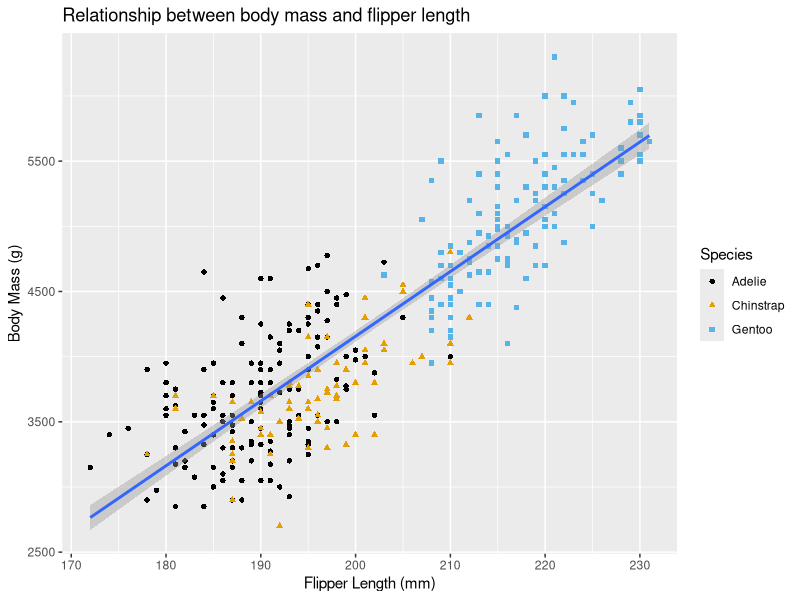
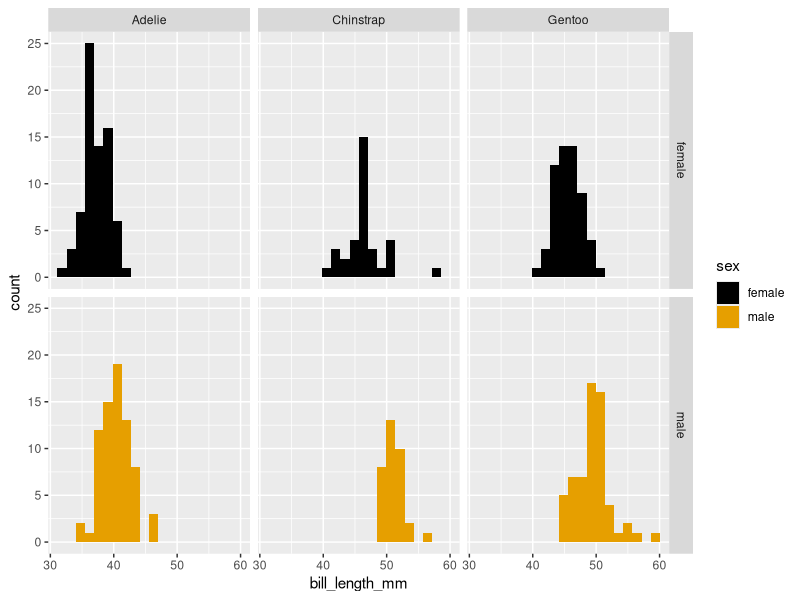
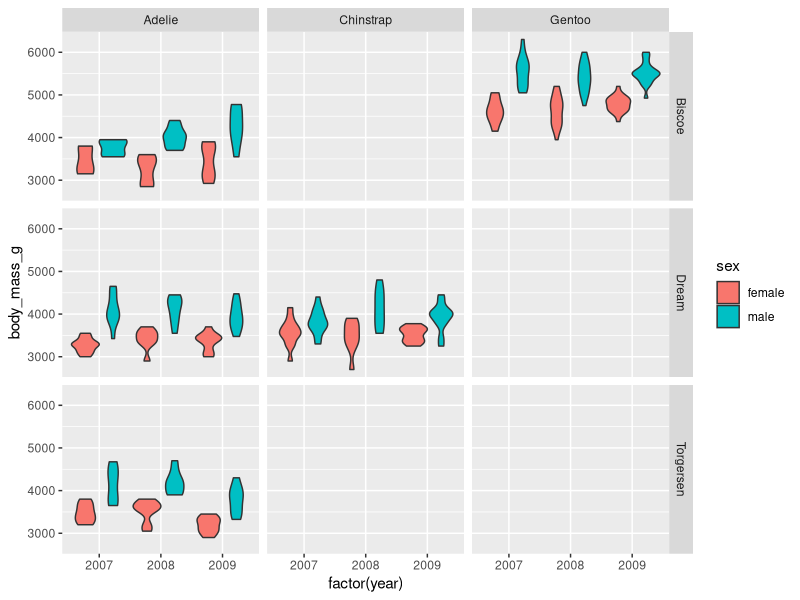
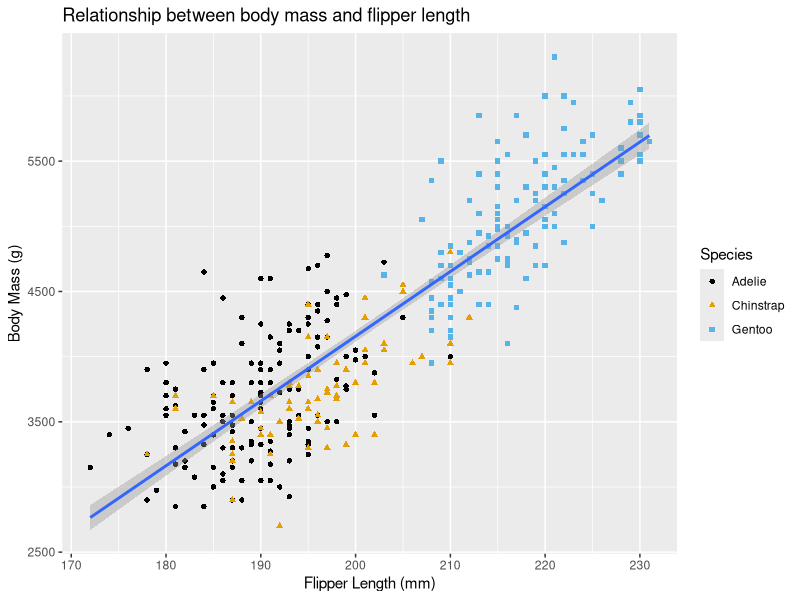

Write the R code that produced these figures, in order.
library(tidyverse)
library(palmerpenguins)
library(ggthemes)

?penguins
glimpse(penguins)

penguins[2:39 , c("island","species")]

penguins <- penguins
ggplot(penguins, aes(x=flipper_length_mm, y=body_mass_g)) + 
  geom_point(aes(color = species, shape = species)) + 
  scale_color_colorblind() +
  #scale_color_manual(values = c("maroon", "turquoise", "magenta")) +
  geom_smooth(method = "lm") + 
  xlab("Flipper Length (mm)") + 
  ylab("Body Mass (g)") + 
  labs(title = "Relationship between body mass and flipper length", color = "Species", shape = "Species")
ggsave(filename = "~/qbb2024-answers/d1-afternoon/penguin-plot.pdf")

####

#does bill length or depth depend on sex of the penguins 

ggplot(penguins %>% filter (!is.na(sex)), aes(x = bill_length_mm, fill = sex)) + 
  geom_histogram(bins = 20) + 
  scale_fill_colorblind() + 
  facet_grid(sex ~ species)

#Bodymass change depend on year 
ggplot(penguins %>% filter(!is.na(sex)), aes(x = factor(year), y=body_mass_g)) + 
  geom_violin(aes(fill = sex)) + 
  facet_grid(island ~ species)




